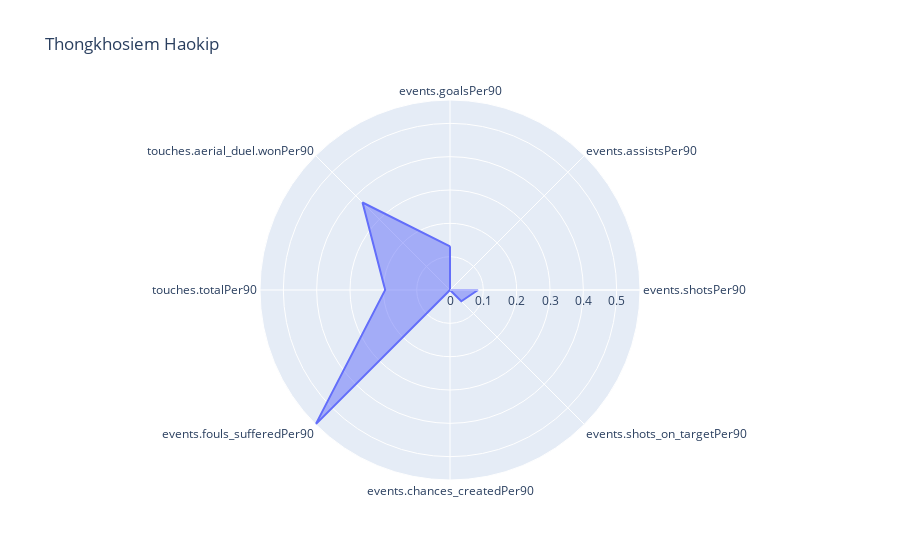
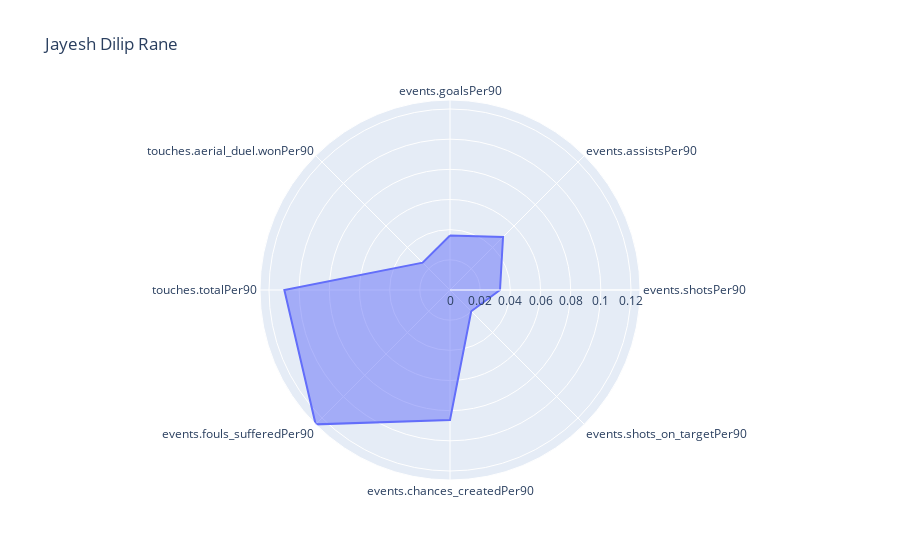
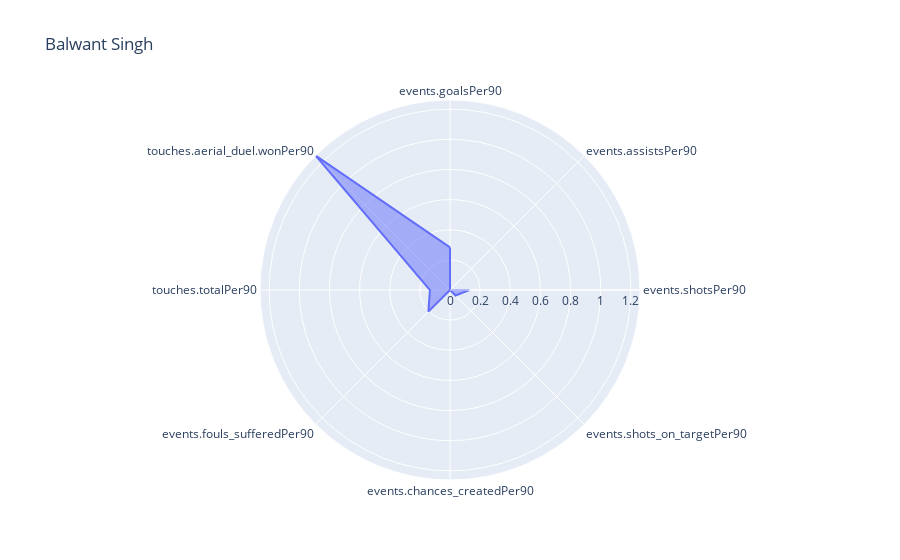
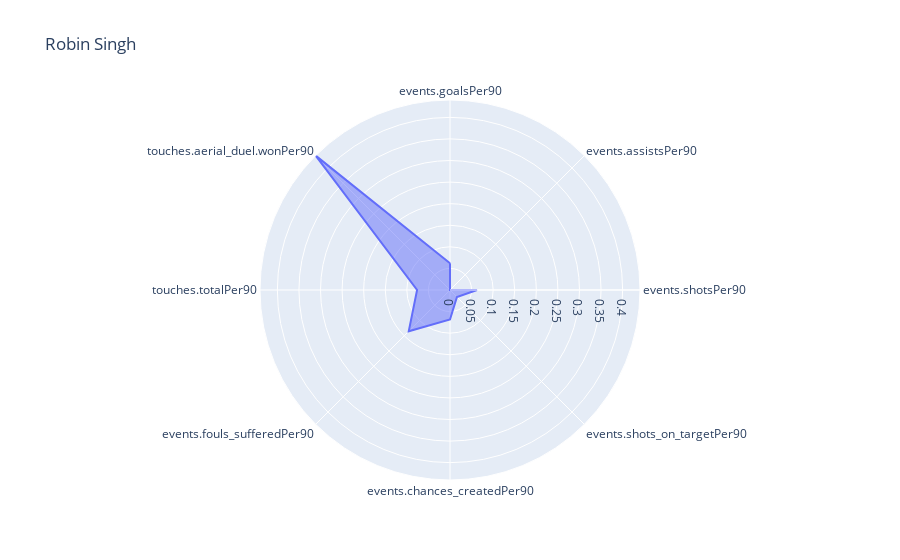

Notebook code for these charts, in order:
### Code cell
# using same for loop logic to make Radar Plots for every player
for i, row in indian_forwards.iterrows():
    print(row["name"])
    fig = px.line_polar(indian_forwards_norm, 
r=indian_forwards_norm.loc[(indian_forwards_norm["id"] == row["id"]), cols_for_radar].sum(),
theta=cols_for_radar, line_close=True, title=row["name"])
    fig.update_traces(fill='toself')
    fig.show()
    print("# --------------------------------------------------------------------------------------- #", "\n\n")

### Figure 1 — Plotly figure (JSON) as saved in the notebook; plotly's stock layout.template omitted (floating-point values rounded to 4 significant figures)
{"data": [{"fill": "toself", "hovertemplate": "r=%{r}<br>theta=%{theta}<extra></extra>", "legendgroup": "", "line": {"color": "#636efa", "dash": "solid"}, "mode": "lines", "name": "", "r": [0.131, 0, 0.084, 0.048, 0, 0.57, 0.1946, 0.3712, 0.131], "showlegend": false, "subplot": "polar", "theta": ["events.goalsPer90", "events.assistsPer90", "events.shotsPer90", "events.shots_on_targetPer90", "events.chances_createdPer90", "events.fouls_sufferedPer90", "touches.totalPer90", "touches.aerial_duel.wonPer90", "events.goalsPer90"], "type": "scatterpolar"}], "layout": {"legend": {"tracegroupgap": 0}, "polar": {"angularaxis": {"direction": "clockwise", "rotation": 90}, "domain": {"x": [0, 1], "y": [0, 1]}}, "title": {"text": "Thongkhosiem Haokip"}}}

### Figure 2 — Plotly figure (JSON) as saved in the notebook; plotly's stock layout.template omitted (floating-point values rounded to 4 significant figures)
{"data": [{"fill": "toself", "hovertemplate": "r=%{r}<br>theta=%{theta}<extra></extra>", "legendgroup": "", "line": {"color": "#636efa", "dash": "solid"}, "mode": "lines", "name": "", "r": [0.03619, 0.04972, 0.03315, 0.01989, 0.08619, 0.126, 0.1098, 0.02564, 0.03619], "showlegend": false, "subplot": "polar", "theta": ["events.goalsPer90", "events.assistsPer90", "events.shotsPer90", "events.shots_on_targetPer90", "events.chances_createdPer90", "events.fouls_sufferedPer90", "touches.totalPer90", "touches.aerial_duel.wonPer90", "events.goalsPer90"], "type": "scatterpolar"}], "layout": {"legend": {"tracegroupgap": 0}, "polar": {"angularaxis": {"direction": "clockwise", "rotation": 90}, "domain": {"x": [0, 1], "y": [0, 1]}}, "title": {"text": "Jayesh Dilip Rane"}}}

### Figure 3 — Plotly figure (JSON) as saved in the notebook; plotly's stock layout.template omitted (floating-point values rounded to 4 significant figures)
{"data": [{"fill": "toself", "hovertemplate": "r=%{r}<br>theta=%{theta}<extra></extra>", "legendgroup": "", "line": {"color": "#636efa", "dash": "solid"}, "mode": "lines", "name": "", "r": [0.2823, 0, 0.1281, 0.05172, 0, 0.2029, 0.133, 1.261, 0.2823], "showlegend": false, "subplot": "polar", "theta": ["events.goalsPer90", "events.assistsPer90", "events.shotsPer90", "events.shots_on_targetPer90", "events.chances_createdPer90", "events.fouls_sufferedPer90", "touches.totalPer90", "touches.aerial_duel.wonPer90", "events.goalsPer90"], "type": "scatterpolar"}], "layout": {"legend": {"tracegroupgap": 0}, "polar": {"angularaxis": {"direction": "clockwise", "rotation": 90}, "domain": {"x": [0, 1], "y": [0, 1]}}, "title": {"text": "Balwant Singh"}}}

### Figure 4 — Plotly figure (JSON) as saved in the notebook; plotly's stock layout.template omitted (floating-point values rounded to 4 significant figures)
{"data": [{"fill": "toself", "hovertemplate": "r=%{r}<br>theta=%{theta}<extra></extra>", "legendgroup": "", "line": {"color": "#636efa", "dash": "solid"}, "mode": "lines", "name": "", "r": [0.06214, 0, 0.06262, 0.02277, 0.06831, 0.1352, 0.07627, 0.4402, 0.06214], "showlegend": false, "subplot": "polar", "theta": ["events.goalsPer90", "events.assistsPer90", "events.shotsPer90", "events.shots_on_targetPer90", "events.chances_createdPer90", "events.fouls_sufferedPer90", "touches.totalPer90", "touches.aerial_duel.wonPer90", "events.goalsPer90"], "type": "scatterpolar"}], "layout": {"legend": {"tracegroupgap": 0}, "polar": {"angularaxis": {"direction": "clockwise", "rotation": 90}, "domain": {"x": [0, 1], "y": [0, 1]}}, "title": {"text": "Robin Singh"}}}
